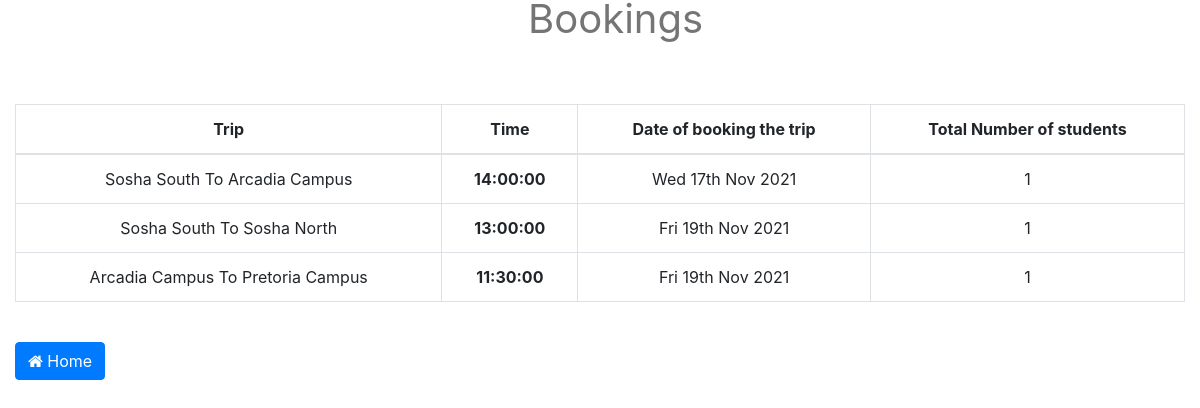
Screenshot of /tut_bus_admin/view_bookings.php with the database file from the repository.
### tables this page shows
CREATE TABLE `seat_reservation` (
  `st_id` int(10) NOT NULL,
  `st_student_surname` text NOT NULL,
  `st_student_number` int(10) NOT NULL,
  `st_student_id` int(10) NOT NULL,
  `st_start_and_destination` text NOT NULL,
  `st_time` time NOT NULL,
  `st_date` text NOT NULL
);

### tut_bus_admin/view_bookings.php (the view, shortened to what this page needs)
<?php
 include_once '../database/dbConn.php';
?>
<!DOCTYPE html>
<html>
<head>
	<link rel="stylesheet" href="https://stackpath.bootstrapcdn.com/font-awesome/4.7.0/css/font-awesome.min.css">
	<link rel="stylesheet" href="admin_dashboard/css/style.css">
  <link rel="stylesheet" href="../Assets/bootstrap.min.css">
  <link rel="stylesheet" href="../Assets/styles.css">
     <link href="../Assets/vendor/icofont/icofont.min.css" rel="stylesheet">
</head>
<body>
  <div class="container-fluid padding">
  		 <p style="text-align:center; font-size:40px;"><i  class="icofont-bus"></i></a>Bookings</p>
        <br>
        <br>
     <table class="table table-bordered">
    <thead>
      <tr>
      	<th scope="col">Trip</th>
        <th scope="col">Time</th>
        <th scope="col">Date of booking the trip</th>
        <th scope="col">Total Number of students</th>
      </tr>
    </thead>
    <tbody>
    <?php
    $sql="SELECT st_id, st_start_and_destination,st_time,st_date, COUNT(*) AS 'tot_trips'
  FROM seat_reservation
  GROUP BY st_start_and_destination,st_time
  ORDER BY st_time DESC;";
    $result=mysqli_query($conn,$sql);
    $numRows = mysqli_num_rows($result);
    if($numRows>0)
    {
    		while($row = mysqli_fetch_assoc($result))
    		{
          $countTrips=$row['tot_trips'];
          ?>
    		<tr>
    		<td><?php echo $row['st_start_and_destination']?></td>
        <th scope="row"><?php echo $row['st_time']?></th>
         <td><?php echo $row['st_date']?></td>
          <td><?php echo $countTrips ?> </td>
          </tr>
            <?php
        }
    }
    	else
    	{
    		echo "<td colspan='9'>No bookings found</td>";
    	}
   ?>
    </tbody>
  </table>
	</div>
<br>
<div class="col-lg-3">
<a class="btn btn-primary" href="admin_interface.php"><i class="fa fa-home "></i> Home</a>
</div>
<br>
<br>
</body>
</html>

### css/style.css (style rules this page uses)
body { background: #ffffff; font-family: 'Montserrat', sans-serif; overflow-x: hidden; }
p { color: #757575; font-size: 14px; font-weight: normal; line-height: 24px; }
html { -webkit-font-smoothing: antialiased; }
a { color: #252525; -webkit-transition: 0.5s; transition: 0.5s; text-decoration: none !important; }

### Assets/styles.css (style rules this page uses)
* { margin: 0; padding: 0; box-sizing: border-box; scroll-behavior: smooth; }
a, a:hover, a:focus { text-decoration: none; transition: .5s; }
table { text-align: center; }

### tut_bus_admin/view_bookings.php (style rules this page uses)
body { background: #grey; }

### rows the page displays
seat_reservation: st_start_and_destination "Sosha South To Arcadia Campus", st_time "14:00:00", st_date "Wed 17th Nov 2021", countTrips "1"
seat_reservation: st_start_and_destination "Sosha South To Sosha North", st_time "13:00:00", st_date "Fri 19th Nov 2021", countTrips "1"
seat_reservation: st_start_and_destination "Arcadia Campus To Pretoria Campus", st_time "11:30:00", st_date "Fri 19th Nov 2021", countTrips "1"
